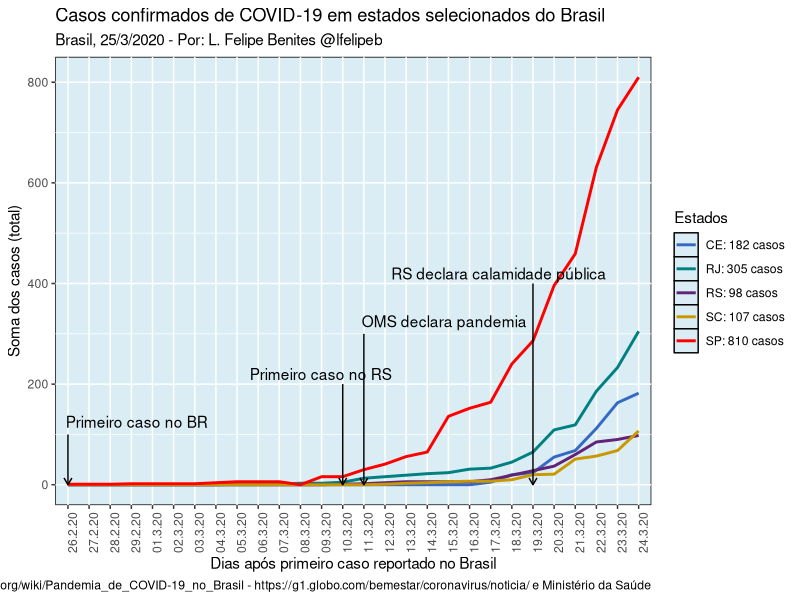

Recreate this plot in R.
#!/usr/bin/env Rscript

# I saved in R format because  its better to edit, but editing a .txt file is good, then and execute in R copying and pasting instead of running the script#
require(ggplot2)

library(ggplot2)

BR_19_covid_Confirmed <- read.csv("States_BR_24.3.csv")

BR_19_covid_Confirmed$DATE <- factor(BR_19_covid_Confirmed$DATE, levels = BR_19_covid_Confirmed$DATE)


ggplot(BR_19_covid_Confirmed, aes(x= DATE,group = 1)) +
geom_line(aes(y = CE,color="CE"),lwd=1)  +
geom_line(aes(y = RJ,color="RJ"),lwd=1)  +
geom_line(aes(y = RS,color="RS"),lwd=1)  +
geom_line(aes(y = SC,color="SC"),lwd=1)  +
geom_line(aes(y = SP,color="SP"),lwd=1)  + # to insert another state in the CSV file past another line of code as "geom_line and etc... then choose colors and etc.

scale_color_manual(name = "Estados",
values = c( "CE" = "#3569c3", "RJ" = "#008080", "RS" = "#612476", "SC" = "#c99800", "SP" = "#ff0000"),
labels = c("CE: 182 casos", "RJ: 305 casos", "RS: 98 casos","SC: 107 casos","SP: 810 casos"))+
labs(x = "Dias após primeiro caso reportado no Brasil",
y = "Soma dos casos (total)",
title = "Casos confirmados de COVID-19 em estados selecionados do Brasil",
subtitle = "Brasil, 25/3/2020 - Por: L. Felipe Benites @lfelipeb",caption="Fontes: https://pt.wikipedia.org/wiki/Pandemia_de_COVID-19_no_Brasil - https://g1.globo.com/bemestar/coronavirus/noticia/ e Ministério da Saúde")+
theme(
panel.background = element_rect(fill = "#daedf4", colour = "black",
size = 0.5, linetype = "solid"),
panel.grid.major = element_line(size = 0.5, linetype = 'solid',
colour = "white"),
panel.grid.minor = element_line(size = 0.25, linetype = 'solid',
colour = "white")
)+theme(axis.text.x = element_text(angle = 90, hjust = 1))+
annotate(
geom = "curve", x = 14, y = 200, xend = 14, yend = 0,
curvature = .0, arrow = arrow(length = unit(2, "mm"))
) +
annotate(geom = "text", x = 9.6, y = 220, label = "Primeiro caso no RS", hjust = "left")+
annotate(
geom = "curve", x = 15, y = 300, xend = 15, yend = 0,
curvature = .0, arrow = arrow(length = unit(2, "mm"))
) +
annotate(geom = "text", x = 14.9, y = 325, label = "OMS declara pandemia", hjust = "left")+
annotate(
geom = "curve", x = 23, y = 400, xend = 23, yend = 0,
curvature = .0, arrow = arrow(length = unit(2, "mm"))
) +
annotate(geom = "text", x = 16.3, y = 420, label = "RS declara calamidade pública", hjust = "left")+
annotate(
geom = "curve", x = 1, y = 100, xend = 1, yend = 0,
curvature = .0, arrow = arrow(length = unit(2, "mm"))
) +
annotate(geom = "text", x = 0.9, y = 125, label = "Primeiro caso no BR", hjust = "left")

# to print choose name, size and uncomment ggsave("COVID19_STATES_final66.pdf",  width = 10.9, height = 5.58, limitsize = FALSE)
